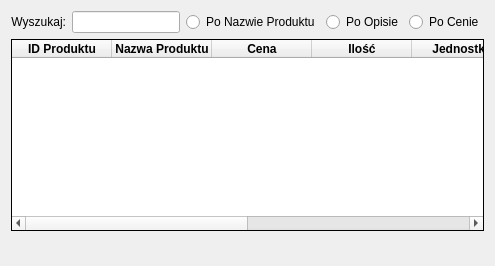
       <widget class="QWidget" name="tabMagazine">
        <property name="focusPolicy">
         <enum>Qt::TabFocus</enum>
        </property>
        <property name="autoFillBackground">
         <bool>false</bool>
        </property>
        <attribute name="title">
         <string>Produkty</string>
        </attribute>
        <layout class="QGridLayout" name="gridLayout_2">
         <item row="1" column="0">
          <widget class="QWidget" name="gridWidget_2" native="true">
           <property name="enabled">
            <bool>true</bool>
           </property>
           <property name="sizePolicy">
            <sizepolicy hsizetype="Maximum" vsizetype="Maximum">
             <horstretch>0</horstretch>
             <verstretch>0</verstretch>
            </sizepolicy>
           </property>
           <property name="layoutDirection">
            <enum>Qt::LeftToRight</enum>
           </property>
           <property name="autoFillBackground">
            <bool>false</bool>
           </property>
           <layout class="QGridLayout" name="gridLayout"/>
          </widget>
         </item>
         <item row="0" column="0">
          <layout class="QGridLayout" name="gridLayout_6">
           <item row="1" column="5">
            <widget class="QRadioButton" name="search_by_supplierRadioButton">
             <property name="text">
              <string>Po Opisie</string>
             </property>
            </widget>
           </item>
           <item row="1" column="4">
            <widget class="QRadioButton" name="search_by_nameRadioButton">
             <property name="text">
              <string>Po Nazwie Produktu</string>
             </property>
            </widget>
           </item>
           <item row="1" column="3">
            <widget class="QLineEdit" name="lineEdit"/>
           </item>
           <item row="1" column="2">
            <widget class="QLabel" name="label_Wyszukaj">
             <property name="text">
              <string>Wyszukaj:</string>
             </property>
             <property name="alignment">
              <set>Qt::AlignRight|Qt::AlignTrailing|Qt::AlignVCenter</set>
             </property>
            </widget>
           </item>
           <item row="2" column="2" colspan="5">
            <widget class="QTableWidget" name="tableWidget">
             <property name="font">
              <font>
               <pointsize>9</pointsize>
              </font>
             </property>
             <property name="cursor" stdset="0">
              <cursorShape>PointingHandCursor</cursorShape>
             </property>
             <property name="frameShape">
              <enum>QFrame::Box</enum>
             </property>
             <property name="frameShadow">
              <enum>QFrame::Plain</enum>
             </property>
             <property name="lineWidth">
              <number>1</number>
             </property>
             <property name="sortingEnabled">
              <bool>false</bool>
             </property>
             <attribute name="horizontalHeaderShowSortIndicator" stdset="0">
              <bool>false</bool>
             </attribute>
             <attribute name="horizontalHeaderStretchLastSection">
              <bool>true</bool>
             </attribute>
             <attribute name="verticalHeaderCascadingSectionResizes">
              <bool>true</bool>
             </attribute>
             <attribute name="verticalHeaderShowSortIndicator" stdset="0">
              <bool>false</bool>
             </attribute>
             <attribute name="verticalHeaderStretchLastSection">
              <bool>false</bool>
             </attribute>
             <column>
              <property name="text">
               <string>ID Produktu</string>
              </property>
              <property name="font">
               <font>
                <weight>75</weight>
                <bold>true</bold>
               </font>
              </property>
             </column>
             <column>
              <property name="text">
               <string>Nazwa Produktu</string>
              </property>
              <property name="font">
               <font>
                <weight>75</weight>
                <bold>true</bold>
               </font>
              </property>
             </column>
             <column>
              <property name="text">
               <string>Cena</string>
              </property>
              <property name="font">
               <font>
                <weight>75</weight>
                <bold>true</bold>
               </font>
              </property>
             </column>
             <column>
              <property name="text">
               <string extracomment="Ilość dostępnych sztuk produktu">Ilość</string>
              </property>
              <property name="font">
               <font>
                <weight>75</weight>
                <bold>true</bold>
               </font>
              </property>
             </column>
             <column>
              <property name="text">
               <string>Jednostka</string>
              </property>
              <property name="font">
               <font>
                <weight>75</weight>
                <bold>true</bold>
               </font>
              </property>
             </column>
             <column>
              <property name="text">
               <string extracomment="Informacja kto dostarcza dany produkt">Dostawca</string>
              </property>
              <property name="font">
               <font>
                <weight>75</weight>
                <bold>true</bold>
               </font>
              </property>
             </column>
             <column>
              <property name="text">
               <string extracomment="Miejsce w którym znajduje się element">Lokalizacja</string>
              </property>
              <property name="toolTip">
               <string extracomment="Miejsce w którym znajduje się element"/>
              </property>
              <property name="whatsThis">
               <string extracomment="Miejsce w którym znajduje się element"/>
              </property>
              <property name="font">
               <font>
                <weight>75</weight>
                <bold>true</bold>
                <stylestrategy>PreferDefault</stylestrategy>
               </font>
              </property>
             </column>
             <column>
              <property name="text">
               <string>Opis</string>
              </property>
              <property name="font">
               <font>
                <pointsize>9</pointsize>
                <weight>75</weight>
                <bold>true</bold>
               </font>
              </property>
             </column>
            </widget>
           </item>
           <item row="1" column="6">
            <widget class="QRadioButton" name="search_by_magazineRadioButton">
             <property name="text">
              <string>Po Cenie</string>
             </property>
            </widget>
           </item>
          </layout>
         </item>
        </layout>
       </widget>
